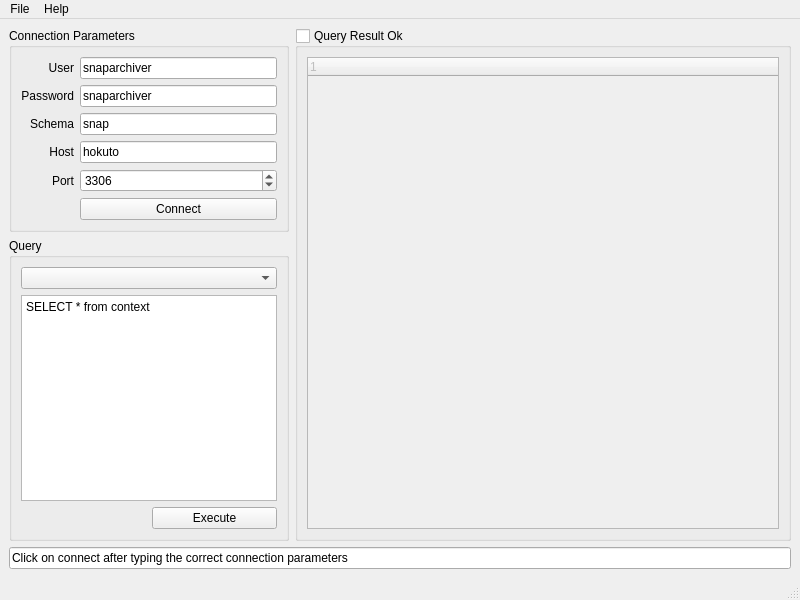
<?xml version="1.0" encoding="UTF-8"?>
<ui version="4.0">
 <class>Widget</class>
 <widget class="QMainWindow" name="Widget">
  <property name="geometry">
   <rect>
    <x>0</x>
    <y>0</y>
    <width>800</width>
    <height>600</height>
   </rect>
  </property>
  <property name="windowTitle">
   <string>MainWindow</string>
  </property>
  <widget class="QWidget" name="centralwidget">
   <layout class="QGridLayout" name="gridLayout_2">
    <item row="0" column="0">
     <widget class="QGroupBox" name="groupBox">
      <property name="title">
       <string>Connection Parameters</string>
      </property>
      <layout class="QGridLayout" name="gridLayout">
       <item row="0" column="0">
        <widget class="QLabel" name="label">
         <property name="text">
          <string>User</string>
         </property>
         <property name="alignment">
          <set>Qt::AlignRight|Qt::AlignTrailing|Qt::AlignVCenter</set>
         </property>
        </widget>
       </item>
       <item row="0" column="1">
        <widget class="QLineEdit" name="leUser">
         <property name="toolTip">
          <string>&lt;!DOCTYPE HTML PUBLIC &quot;-//W3C//DTD HTML 4.0//EN&quot; &quot;http://www.w3.org/TR/REC-html40/strict.dtd&quot;&gt;
&lt;html&gt;&lt;head&gt;&lt;meta name=&quot;qrichtext&quot; content=&quot;1&quot; /&gt;&lt;style type=&quot;text/css&quot;&gt;
p, li { white-space: pre-wrap; }
&lt;/style&gt;&lt;/head&gt;&lt;body style=&quot; font-family:'Sans Serif'; font-size:9pt; font-weight:400; font-style:normal;&quot;&gt;
&lt;p align=&quot;justify&quot; style=&quot; margin-top:0px; margin-bottom:0px; margin-left:0px; margin-right:0px; -qt-block-indent:0; text-indent:0px;&quot;&gt;user name to use when connecting to host and using schema&lt;/p&gt;&lt;/body&gt;&lt;/html&gt;</string>
         </property>
         <property name="text">
          <string>snaparchiver</string>
         </property>
        </widget>
       </item>
       <item row="1" column="0">
        <widget class="QLabel" name="label_2">
         <property name="text">
          <string>Password</string>
         </property>
         <property name="alignment">
          <set>Qt::AlignRight|Qt::AlignTrailing|Qt::AlignVCenter</set>
         </property>
        </widget>
       </item>
       <item row="1" column="1">
        <widget class="QLineEdit" name="lePassword">
         <property name="toolTip">
          <string>&lt;!DOCTYPE HTML PUBLIC &quot;-//W3C//DTD HTML 4.0//EN&quot; &quot;http://www.w3.org/TR/REC-html40/strict.dtd&quot;&gt;
&lt;html&gt;&lt;head&gt;&lt;meta name=&quot;qrichtext&quot; content=&quot;1&quot; /&gt;&lt;style type=&quot;text/css&quot;&gt;
p, li { white-space: pre-wrap; }
&lt;/style&gt;&lt;/head&gt;&lt;body style=&quot; font-family:'Sans Serif'; font-size:9pt; font-weight:400; font-style:normal;&quot;&gt;
&lt;p align=&quot;justify&quot; style=&quot; margin-top:0px; margin-bottom:0px; margin-left:0px; margin-right:0px; -qt-block-indent:0; text-indent:0px;&quot;&gt;password to use when connecting to host and using schema&lt;/p&gt;&lt;/body&gt;&lt;/html&gt;</string>
         </property>
         <property name="text">
          <string>snaparchiver</string>
         </property>
        </widget>
       </item>
       <item row="2" column="0">
        <widget class="QLabel" name="label_3">
         <property name="text">
          <string>Schema</string>
         </property>
         <property name="alignment">
          <set>Qt::AlignRight|Qt::AlignTrailing|Qt::AlignVCenter</set>
         </property>
        </widget>
       </item>
       <item row="2" column="1">
        <widget class="QLineEdit" name="leSchema">
         <property name="toolTip">
          <string>database schema</string>
         </property>
         <property name="text">
          <string>snap</string>
         </property>
        </widget>
       </item>
       <item row="3" column="0">
        <widget class="QLabel" name="label_4">
         <property name="text">
          <string>Host</string>
         </property>
         <property name="alignment">
          <set>Qt::AlignRight|Qt::AlignTrailing|Qt::AlignVCenter</set>
         </property>
        </widget>
       </item>
       <item row="3" column="1">
        <widget class="QLineEdit" name="leHost">
         <property name="toolTip">
          <string>database host name</string>
         </property>
         <property name="text">
          <string>hokuto</string>
         </property>
        </widget>
       </item>
       <item row="4" column="0">
        <widget class="QLabel" name="label_5">
         <property name="text">
          <string>Port</string>
         </property>
         <property name="alignment">
          <set>Qt::AlignRight|Qt::AlignTrailing|Qt::AlignVCenter</set>
         </property>
        </widget>
       </item>
       <item row="4" column="1">
        <widget class="QSpinBox" name="sbPort">
         <property name="minimum">
          <number>1</number>
         </property>
         <property name="maximum">
          <number>65535</number>
         </property>
         <property name="value">
          <number>3306</number>
         </property>
        </widget>
       </item>
       <item row="5" column="1">
        <widget class="QPushButton" name="pbConnect">
         <property name="statusTip">
          <string>Click to connect to the database</string>
         </property>
         <property name="text">
          <string>Connect</string>
         </property>
        </widget>
       </item>
      </layout>
     </widget>
    </item>
    <item row="0" column="1" rowspan="2">
     <widget class="QGroupBox" name="gbResult">
      <property name="sizePolicy">
       <sizepolicy hsizetype="Preferred" vsizetype="Preferred">
        <horstretch>1</horstretch>
        <verstretch>0</verstretch>
       </sizepolicy>
      </property>
      <property name="title">
       <string>Query Result Ok</string>
      </property>
      <property name="checkable">
       <bool>true</bool>
      </property>
      <property name="checked">
       <bool>false</bool>
      </property>
      <layout class="QVBoxLayout" name="verticalLayout">
       <item>
        <widget class="QTreeWidget" name="treeWidget">
         <property name="statusTip">
          <string>Results are displayed here</string>
         </property>
         <column>
          <property name="text">
           <string notr="true">1</string>
          </property>
         </column>
        </widget>
       </item>
      </layout>
     </widget>
    </item>
    <item row="1" column="0">
     <widget class="QGroupBox" name="groupBox_2">
      <property name="title">
       <string>Query</string>
      </property>
      <layout class="QGridLayout" name="gridLayout_3">
       <item row="0" column="0" colspan="2">
        <widget class="QComboBox" name="comboHistory">
         <property name="sizePolicy">
          <sizepolicy hsizetype="Ignored" vsizetype="Fixed">
           <horstretch>2</horstretch>
           <verstretch>0</verstretch>
          </sizepolicy>
         </property>
         <property name="statusTip">
          <string>History of the successful queries from which you can pick up one</string>
         </property>
        </widget>
       </item>
       <item row="1" column="0" colspan="2">
        <widget class="QTextEdit" name="teQuery">
         <property name="statusTip">
          <string>Type the SQL query. Newlines will be removed</string>
         </property>
         <property name="html">
          <string>&lt;!DOCTYPE HTML PUBLIC &quot;-//W3C//DTD HTML 4.0//EN&quot; &quot;http://www.w3.org/TR/REC-html40/strict.dtd&quot;&gt;
&lt;html&gt;&lt;head&gt;&lt;meta name=&quot;qrichtext&quot; content=&quot;1&quot; /&gt;&lt;style type=&quot;text/css&quot;&gt;
p, li { white-space: pre-wrap; }
&lt;/style&gt;&lt;/head&gt;&lt;body style=&quot; font-family:'Sans Serif'; font-size:9pt; font-weight:400; font-style:normal;&quot;&gt;
&lt;p style=&quot; margin-top:0px; margin-bottom:0px; margin-left:0px; margin-right:0px; -qt-block-indent:0; text-indent:0px;&quot;&gt;SELECT * from context&lt;/p&gt;&lt;/body&gt;&lt;/html&gt;</string>
         </property>
         <property name="acceptRichText">
          <bool>false</bool>
         </property>
        </widget>
       </item>
       <item row="2" column="0">
        <spacer name="horizontalSpacer">
         <property name="orientation">
          <enum>Qt::Horizontal</enum>
         </property>
         <property name="sizeHint" stdset="0">
          <size>
           <width>40</width>
           <height>20</height>
          </size>
         </property>
        </spacer>
       </item>
       <item row="2" column="1">
        <widget class="QPushButton" name="pbExecute">
         <property name="statusTip">
          <string>Executes the query</string>
         </property>
         <property name="text">
          <string>Execute</string>
         </property>
        </widget>
       </item>
      </layout>
     </widget>
    </item>
    <item row="2" column="0" colspan="2">
     <widget class="QLineEdit" name="leErrors">
      <property name="statusTip">
       <string>Messages from database</string>
      </property>
      <property name="text">
       <string>Click on connect after typing the correct connection parameters</string>
      </property>
      <property name="readOnly">
       <bool>true</bool>
      </property>
     </widget>
    </item>
   </layout>
  </widget>
  <widget class="QMenuBar" name="menubar">
   <property name="geometry">
    <rect>
     <x>0</x>
     <y>0</y>
     <width>800</width>
     <height>23</height>
    </rect>
   </property>
   <widget class="QMenu" name="menuFile">
    <property name="title">
     <string>File</string>
    </property>
    <addaction name="actionQuit"/>
   </widget>
   <widget class="QMenu" name="menuHelp">
    <property name="title">
     <string>Help</string>
    </property>
    <addaction name="actionAbout"/>
    <addaction name="actionAbout_THdb"/>
    <addaction name="actionAbout_Qt"/>
   </widget>
   <addaction name="menuFile"/>
   <addaction name="menuHelp"/>
  </widget>
  <widget class="QStatusBar" name="statusbar"/>
  <action name="actionAbout">
   <property name="text">
    <string>About</string>
   </property>
  </action>
  <action name="actionAbout_THdb">
   <property name="text">
    <string>About THdb</string>
   </property>
  </action>
  <action name="actionAbout_Qt">
   <property name="text">
    <string>About Qt</string>
   </property>
  </action>
  <action name="actionQuit">
   <property name="text">
    <string>Quit</string>
   </property>
  </action>
 </widget>
 <resources/>
 <connections/>
</ui>
